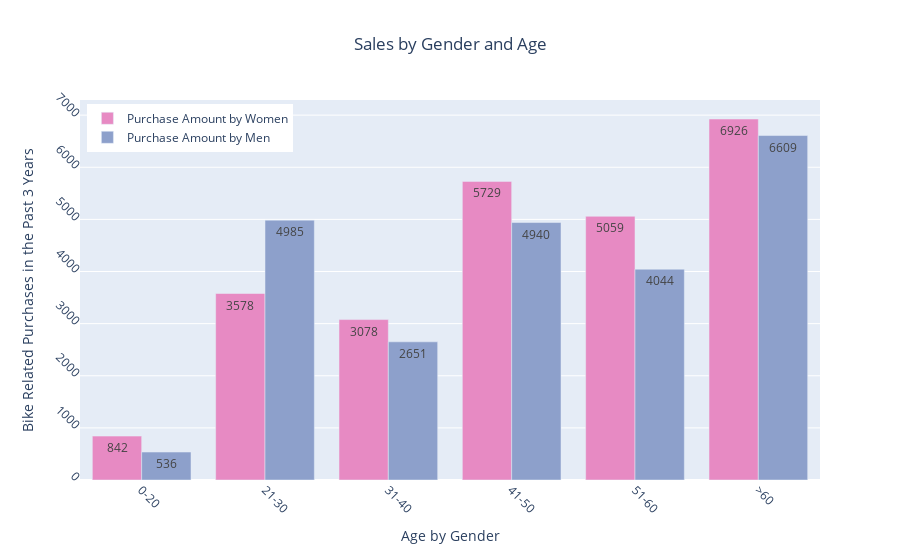

Notebook code for this chart:
### Code cell
Age_label = ['0-20','21-30','31-40','41-50','51-60', '>60']

print("Women")
print(df_by_age_gen["3y_bike_purchases"]["Female"].index)
print("\n")
print(df_by_age_gen["3y_bike_purchases"]["Female"].values)

print("Men")
print(df_by_age_gen["3y_bike_purchases"]["Male"].index)
print("\n")
print(df_by_age_gen["3y_bike_purchases"]["Male"].values)


import plotly.express as px # for color setting
import plotly.graph_objects as go

W_Sales = df_by_age_gen["3y_bike_purchases"]["Female"].values
M_Sales = df_by_age_gen["3y_bike_purchases"]["Male"].values

fig = go.Figure()
fig.add_trace(go.Bar(
    x=Age_label,
    y=W_Sales,
    name='Purchase Amount by Women',
    marker_color=px.colors.qualitative.Set2[3],
    text=W_Sales,
    textposition='auto'
))
fig.add_trace(go.Bar(
    x=Age_label,
    y=M_Sales,
    name='Purchase Amount by Men',
    marker_color=px.colors.qualitative.Set2[2],
    text=M_Sales,
    textposition='auto'
))

# Here we modify the tickangle of the xaxis, resulting in rotated labels.
fig.update_layout(barmode='group',
                  xaxis_tickangle=-45,
                  title_text='Sales by Gender and Age',
                  title_x=0.5,
                  legend=dict(
                    yanchor="top",
                    y=0.99,
                    xanchor="left",
                    x=0.01),
                  yaxis=dict(#tickprefix="$",
                             tickangle=45,
                             title='Bike Related Purchases in the Past 3 Years'),
                  xaxis=dict(tickprefix="",
                             tickangle=45,
                             title='Age by Gender'),

                  )
fig.show()

### Figure 1 — Plotly figure (JSON) as saved in the notebook; plotly's stock layout.template omitted (floating-point values rounded to 4 significant figures)
{"data": [{"marker": {"color": "rgb(231,138,195)"}, "name": "Purchase Amount by Women", "text": [842.0, 3578.0, 3078.0, 5729.0, 5059.0, 6926.0], "textposition": "auto", "type": "bar", "x": ["0-20", "21-30", "31-40", "41-50", "51-60", ">60"], "y": [842, 3578, 3078, 5729, 5059, 6926]}, {"marker": {"color": "rgb(141,160,203)"}, "name": "Purchase Amount by Men", "text": [536.0, 4985.0, 2651.0, 4940.0, 4044.0, 6609.0], "textposition": "auto", "type": "bar", "x": ["0-20", "21-30", "31-40", "41-50", "51-60", ">60"], "y": [536, 4985, 2651, 4940, 4044, 6609]}], "layout": {"barmode": "group", "legend": {"x": 0.01, "xanchor": "left", "y": 0.99, "yanchor": "top"}, "title": {"text": "Sales by Gender and Age", "x": 0.5}, "xaxis": {"tickangle": 45, "tickprefix": "", "title": {"text": "Age by Gender"}}, "yaxis": {"tickangle": 45, "title": {"text": "Bike Related Purchases in the Past 3 Years"}}}}
